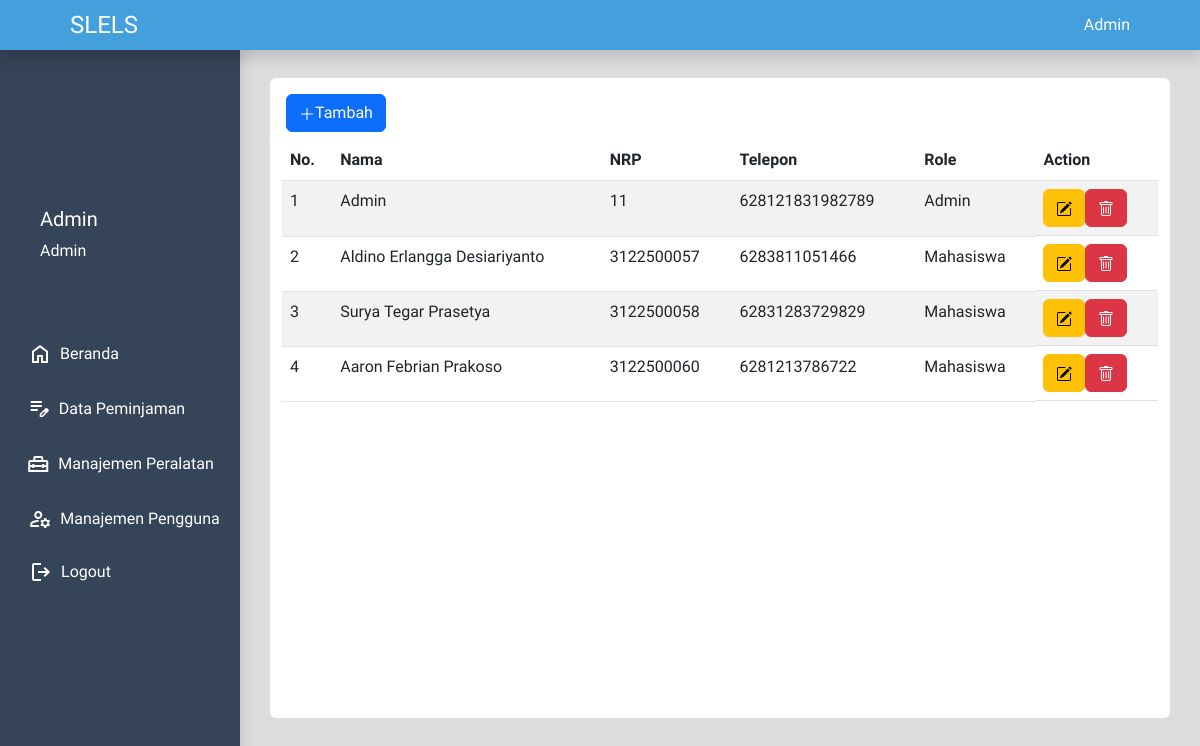
The app's page /userman/index.php (signed in) with its own data.
### tables this page shows
CREATE TABLE `user` (
  `id_user` varchar(255) NOT NULL,
  `nama_user` varchar(255) NOT NULL,
  `username` varchar(255) NOT NULL,
  `password` varchar(255) NOT NULL,
  `telepon` bigint(20) NOT NULL,
  `user_role` varchar(255) NOT NULL
);

### userman/index.php (the view, shortened to what this page needs)
<!DOCTYPE html>
<html lang="en">
<head>
      <link href="https://cdn.jsdelivr.net/npm/bootstrap@5.3.0-alpha3/dist/css/bootstrap.min.css" rel="stylesheet">
</head>
<body class="" style="background-color: #ddd;">
      <div class="container-fluid">
            <div class="bar fixed-top shadow d-flex justify-content-between align-items-center" style="height: 50px; " data-bs-theme="dark">
                  <h4 class=" text-white mt-2">SLELS</h4>
                  <p class="text-white mt-3">
                        <?php if (isset($_SESSION['user'])) :
                              echo $_SESSION['user'];
                        endif ?></p>
            </div>
            <div class=" row mt-5">
                  <div class="col-3 menu-dashboard rounded-end shadow d-flex justify-content-center flex-column align-content-between" style="margin-top:-60px; min-height: 102vh;">
                        <div class="d-flex flex-column justify-content-center  navigasi ">
                              <div style="margin-left:40px" class="pt-3 mb-5 ">
                                    <?php
                                    if (isset($_SESSION['user'])) : ?>
                                          <h5>
                                                <?php echo $_SESSION['user'] ?>
                                          </h5>
                                          <p>
                                                <?php echo $_SESSION['role'] ?>
                                          </p>
                                    <?php endif ?>
                              </div>
                              <div class="btn fitur d-flex justify-content-center align-items-center" style="padding-right: 105px;width:100%;"><span class="text-white  material-symbols-outlined">
                                    </span><a class="text-white align-items-center" href="">&#160;&#160;Beranda</a></div>
                              <?php
                              if (isset($_SESSION['user'])) { ?>
                                    <div class="btn fitur d-flex justify-content-center align-items-center" style="padding-right: 40px"><span class="text-white  material-symbols-outlined">
                                          </span><a class="text-white align-items-center" href="../peminjaman/">&#160;&#160;Data Peminjaman</a></div>
                                    <div class="btn fitur d-flex justify-content-center align-items-center"><span class="text-white  material-symbols-outlined">
                                          </span><a class="text-white align-items-center" href="../invman/">&#160;&#160;Manajemen Peralatan</a></div>
                                    <div class="btn fitur d-flex justify-content-center align-items-center">&#160;&#160;<span class="text-white  material-symbols-outlined">
                                          </span><a class="text-white align-items-center" href="../userman/">&#160;&#160;Manajemen Pengguna</a></div>
                                    <form method="post" class="d-flex justify-content-center fitur" style="padding-right: 100px">
                                          <button name="logout" type="submit" formaction="../logout.php" class=" btn text-white d-flex align-items-center justify-content-center" style="border-radius:0px; height:50px;width: 100%;">
                                                <span class="material-symbols-outlined">
                                                </span>&#160;&#160;Logout
                                          </button>
                                    </form>
                              <?php } else if (!(isset($_SESSION['user']))) { ?>
                                    <div method="post" class="d-flex justify-content-center fitur" style="padding-right: 100px">
                                          <a name="login" type="submit" class=" btn text-white d-flex align-items-center justify-content-center" style="border-radius:0px; height:50px;width: 100%;" href="../proyek/login/">
                                                <span class="material-symbols-outlined">
                                                      logout
                                                </span>&#160;&#160;Login
                                          </a>
                                    </div>
                              <?php } ?>
                        </div>
                  </div>
                  <div class="col-9  ms-auto me-auto bg-white rounded-2 pt-3 " style="max-height:80vh; margin-top: 30px;">
                        <div class="d-flex align-items-center  justify-content-between ps-1 pe-4 mb-2">
                              <button class="btn-primary btn"><svg xmlns="http://www.w3.org/2000/svg" width="16" height="16" fill="currentColor" class="bi bi-plus-lg" viewBox="0 0 16 16">
                                          <path fill-rule="evenodd" d="M8 2a.5.5 0 0 1 .5.5v5h5a.5.5 0 0 1 0 1h-5v5a.5.5 0 0 1-1 0v-5h-5a.5.5 0 0 1 0-1h5v-5A.5.5 0 0 1 8 2Z" />
                                    </svg><a href="input-pengguna.php" class="text-white">Tambah</a>
                              </button>
                        </div>
                        <div class="table-view overflow-auto" style="height:83%;">
                              <table class="table table-striped ">
                                    <thead>
                                          <th scope="col">No.</th>
                                          <th scope="col">Nama</th>
                                          <th scope="col">NRP</th>
                                          <th scope="col">Telepon</th>
                                          <th scope="col">Role</th>
                                          <th scope="col" class="ms-5">Action</th>
                                    </thead>
                                    <tbody>
                                          <?php
                                          include '../connection.php';
                                          $connect->exec("USE proyek");
                                          $query = "SELECT * FROM user";
                                          $statement = $connect->prepare($query);
                                          $statement->execute();
                                          $users = $statement->fetchAll();
                                          $i = 1;
                                          foreach ($users as $user) {  ?>
                                                <tr>
                                                      <td><?php echo $i; ?></td>
                                                      <td><?php echo $user['nama_user']; ?></td>
                                                      <td><?php echo $user['id_user']; ?></td>
                                                      <td><?php echo $user['telepon']; ?></td>
                                                      <td><?php echo $user['user_role']; ?></td>
                                                      <td class="d-flex justify-content-start">
                                                            <form method="GET" action="update.php">
                                                                  <button class="btn btn-warning" name="update" value="<?= $user['id_user']; ?>"></button>
                                                            </form>
                                                            <form method="POST" action="">
                                                                  <button class="btn btn-danger" name="delete">
                                                                  </button>
                                                            </form>
                                                      </td>
                                                </tr>
                                          <?php $i++;
                                          } ?>
                                    </tbody>
                              </table>
                        </div>
                  </div>
            </div>
</body>
</html>

### userman/index.php (style rules this page uses)
*, *:before, *:after { box-sizing: border-box; margin: 0; padding: 0; }
a { text-decoration: none; }
body { font-family: 'Viga'; background: #f7f7f7; }
.table-view { height: 300px; }
table { max-height: 300px; }
.menu-dashboard { background-color: #354458; width: 20%; position: sticky; color: white; padding: 0px; padding-top: -30px; }
.bar { background-color: #44a0dc; z-index: 999; padding-right: 70px; padding-left: 70px; }
.fitur { height: 55px; border-radius: 0px; width: 100%; }
.fitur a { font-size: 16px; }

### records on screen
user: nama_user "Admin", id_user "11", telepon "628121831982789", user_role "Admin"
user: nama_user "Aldino Erlangga Desiariyanto", id_user "3122500057", telepon "6283811051466", user_role "Mahasiswa"
user: nama_user "Surya Tegar Prasetya", id_user "3122500058", telepon "62831283729829", user_role "Mahasiswa"
user: nama_user "Aaron Febrian Prakoso", id_user "3122500060", telepon "6281213786722", user_role "Mahasiswa"

### other values on screen
$_SESSION['user'] "Admin"
$_SESSION['role'] "Admin"
